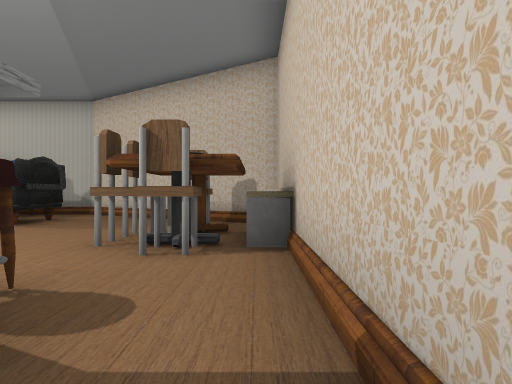
[1] (above)

17 first-person views from a walk through a scene from a Unity 3-D project. The camera is 0.64 m above the floor, looks level and sees 70° across. The floor is counted in squares, 1 m on a side. Each view is taken from the middle of a square. On the plan, view 1 faces up. The plan holds only what a view shows up to about 10 squares ahead; the rest is blank. The place goes on beyond the plan. The player is left out. Some animated figures are left out. Some surface patterns are stand-ins.

[2]
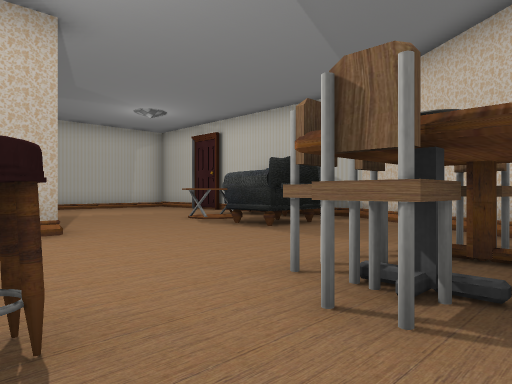

[3]
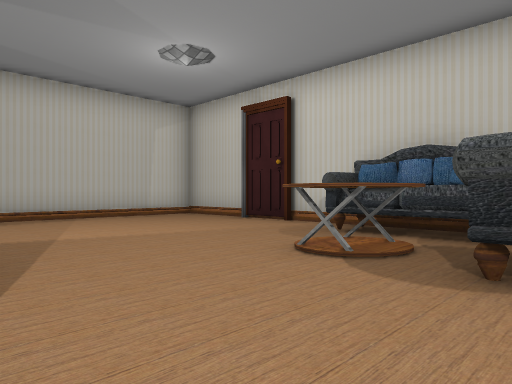

[4]
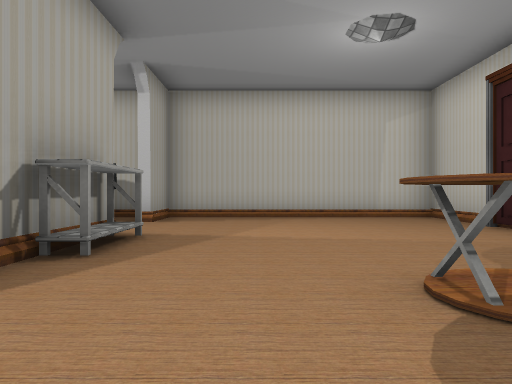

[5]
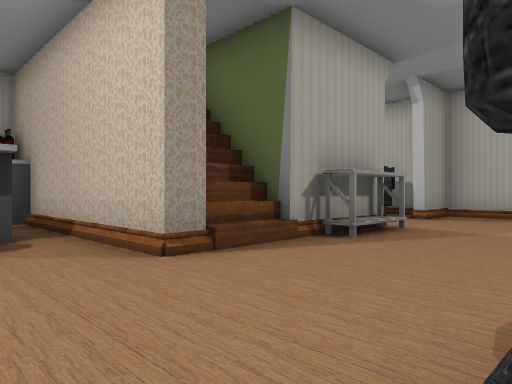

[6]
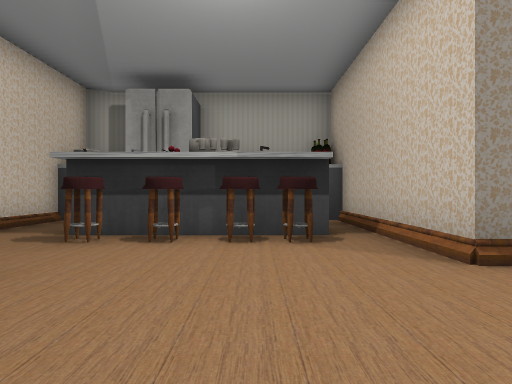

[7]
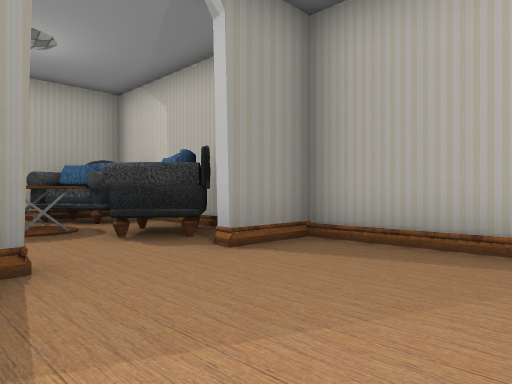

[8]
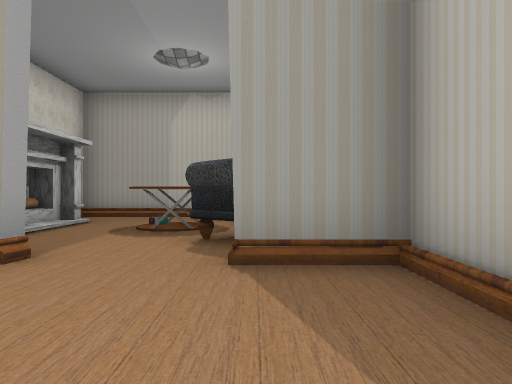

[9]
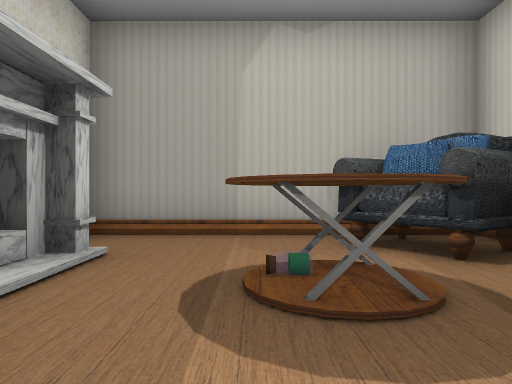

[10]
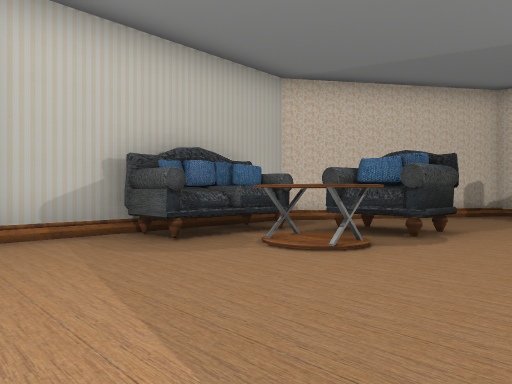

[11]
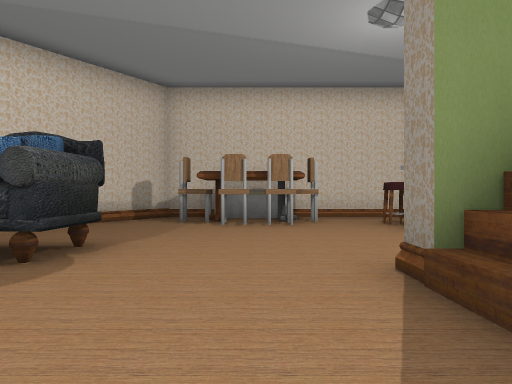

[12]
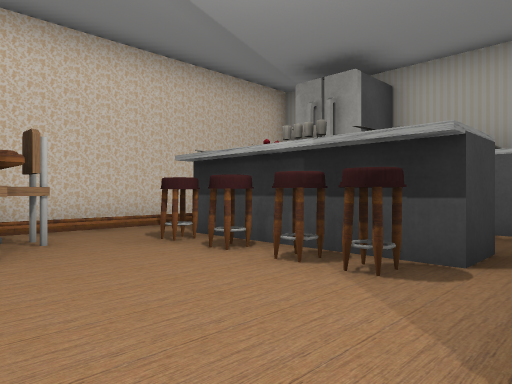

[13]
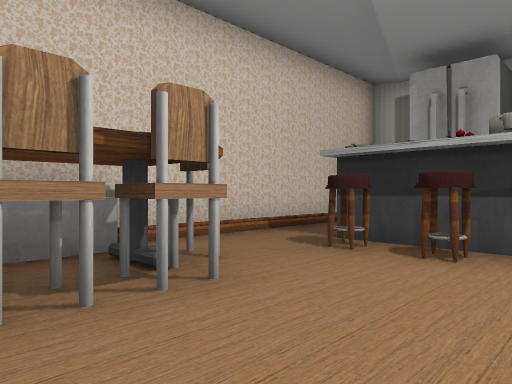

[14]
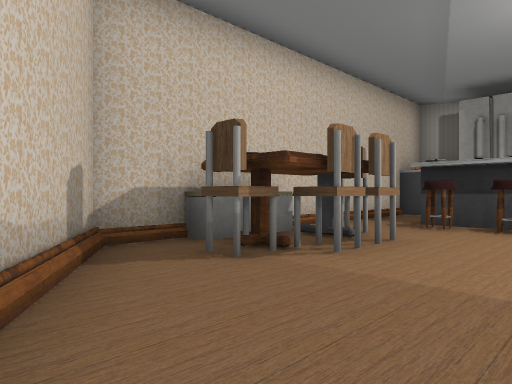

[15]
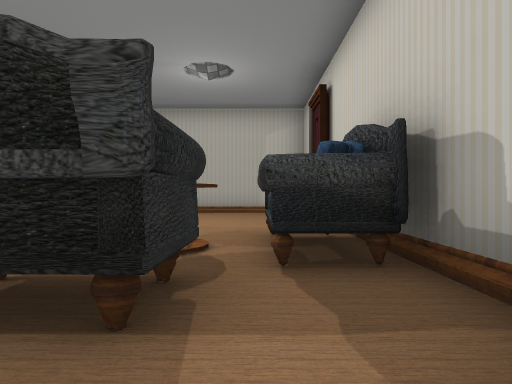

[16]
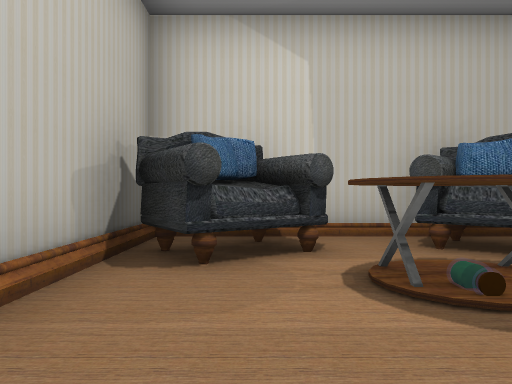

[17]
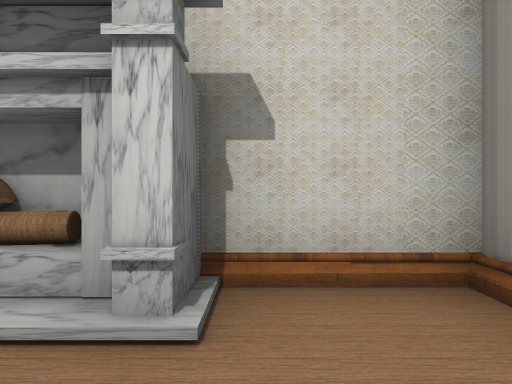

### Floor plan
Points are (right, up) in squares from view 1. A wall is a line through its corners. A room is listed if a view was taken in it or the views show most of it. See-through windows are left out.
Room 1 (views 1, 2, 3, 4, 5, 6, 7, 8, 9, 10, 11, 12, 13, 14, 15, 16, 17)
walls: (-6.5, 3.1) (-6.5, 3.9); (-8.1, 3.3) (-6.8, 3.3); (-8, 3) (-6.9, 3); (-10.8, 3.8) (-5.9, 3.8) (-5.9, -1.3); (-14.4, 3) (-14.4, 2.5); (-14.4, 0.5) (-14.4, -2.2); (0.4, -0.4) (0.4, 7.3) (-4.7, 10.5) (-14.4, 10.5) (-14.4, 3.8) (-12.8, 3.8); (-14.2, -2.6) (-8.5, -2.6) (-8.5, -0.6)
objects: other object (-14, -2) to (-12, 0); other object (-14, 1) to (-12, 3); table (-12, 0) to (-11, 1); fireplace (-9, 0) to (-9, 2); table (-9, 4); table (-8, 7) to (-6, 8); sofa (-8, 9) to (-6, 10); other object (-6, 7) to (-5, 8); other object (-5, -2) to (-5, -1); other object (-5, 1) to (-1, 1); stool (-5, 2); stool (-4, 2); other object (-3, -2) to (-3, -1); stool (-3, 2); fridge (-2, -2) to (-1, -1); stool (-2, 2); chair (-2, 4); chair (-2, 5); chair (-1, 4); chair (-1, 6); other object (0, -1) to (1, -1); table (0, 4); other object (0, 5); table (0, 6)

Where each view was taken, in squares from view 1:
view 1: 0 up, 0 right, facing up
view 2: 2 up, 0 right, facing up-left
view 3: 4 up, 5 left, facing up-left
view 4: 6 up, 5 left, facing left
view 5: 7 up, 4 left, facing down-left
view 6: 7 up, 4 left, facing down
view 7: 7 up, 10 left, facing down-left
view 8: 7 up, 13 left, facing down
view 9: 3 up, 11 left, facing down
view 10: 5 up, 11 left, facing up-right
view 11: 5 up, 9 left, facing right
view 12: 5 up, 6 left, facing down-right
view 13: 6 up, 4 left, facing down-right
view 14: 9 up, 4 left, facing down-right
view 15: 9 up, 3 left, facing left
view 16: 1 down, 9 left, facing left
view 17: 1 down, 11 left, facing right
